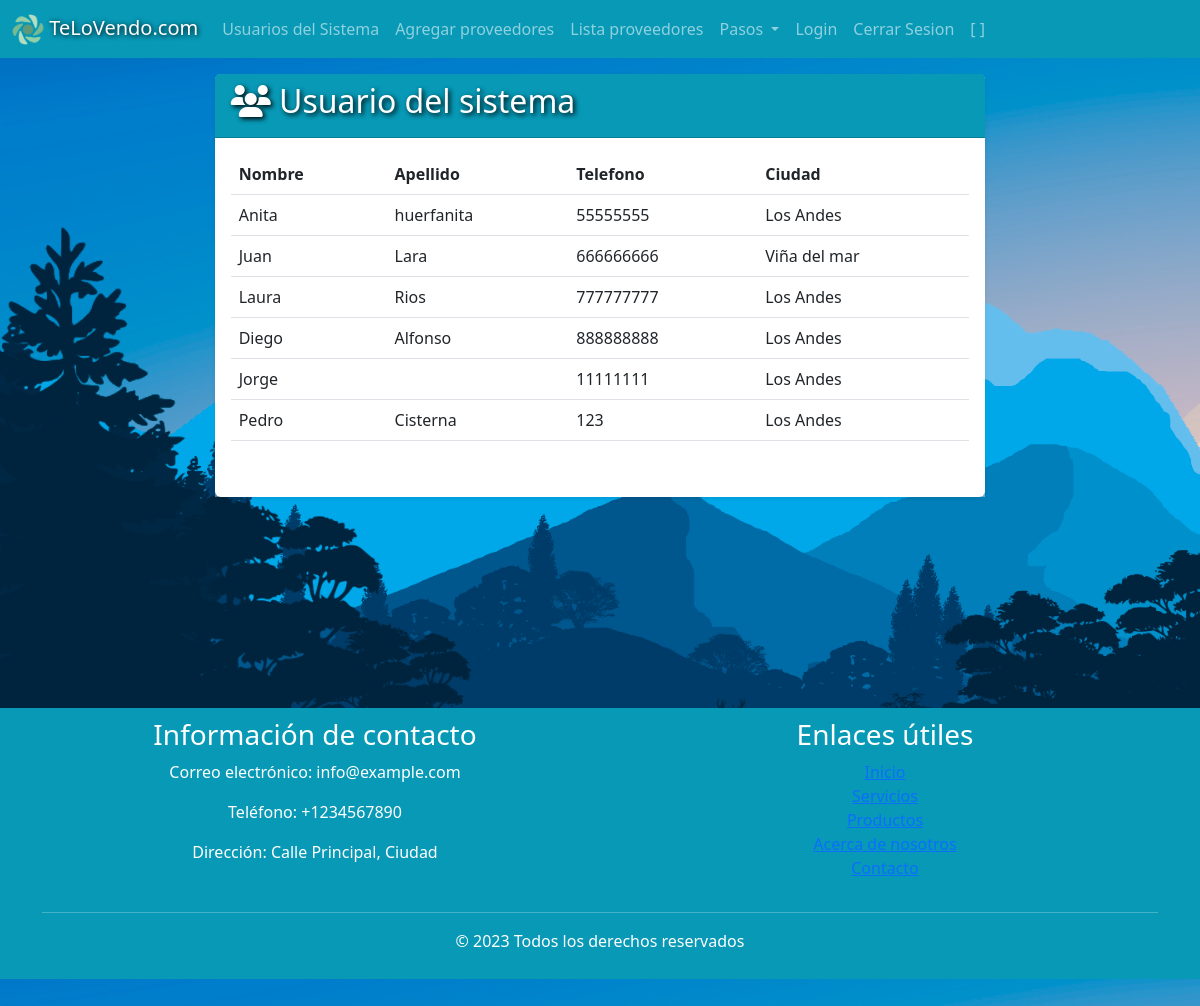
Before: /perfiles/ with the older database file.
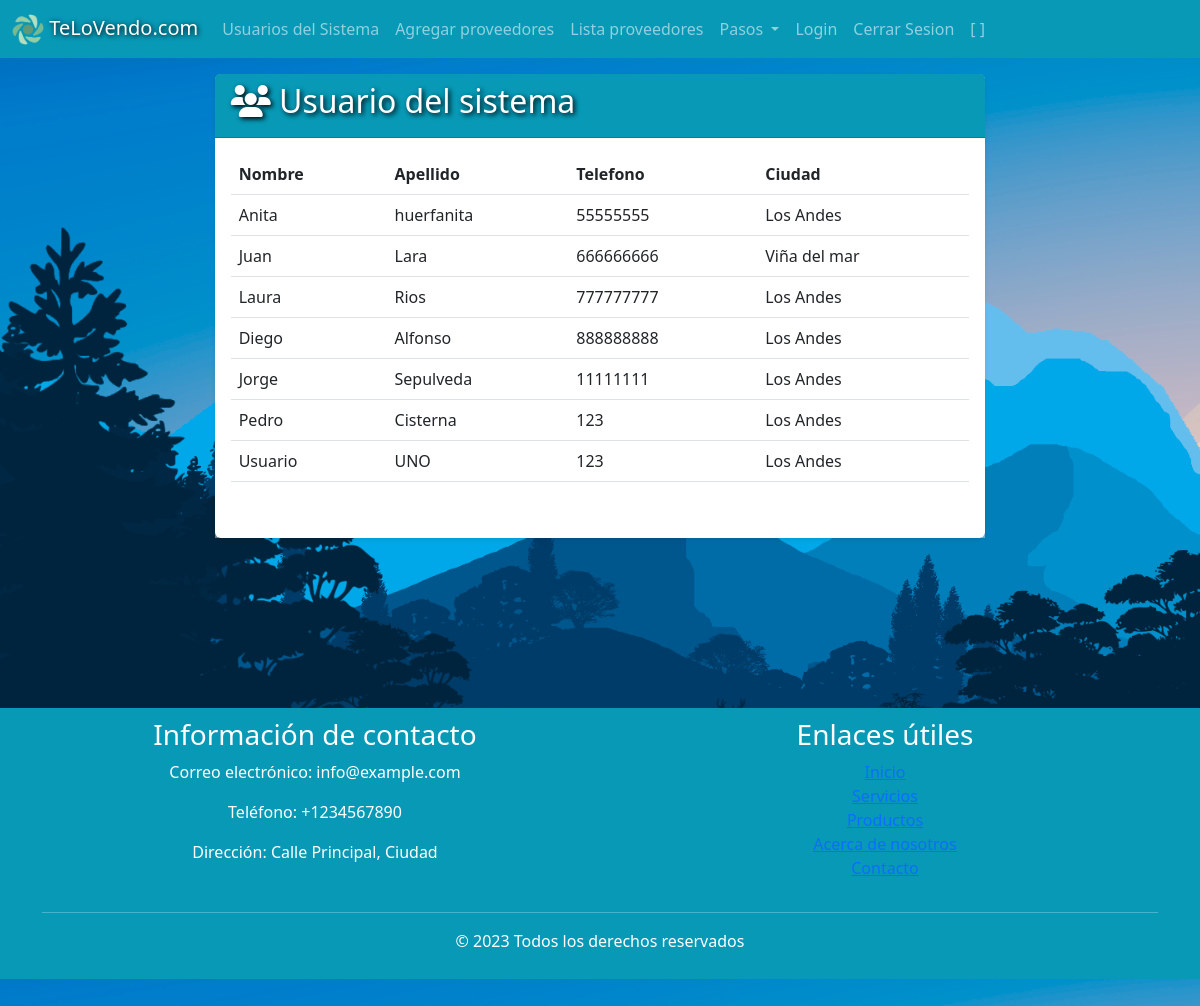
After: the same page with the newer database file.
### app/models.py (models this page shows, shortened)
class PerfilUsuario(models.Model):
    user = models.OneToOneField(User, on_delete=models.CASCADE)
    edad = models.IntegerField()
    telefono = models.CharField(max_length=100)
    direccion = models.CharField(max_length=100)
    ciudad = models.CharField(max_length=100)

### app/views.py (the view)
# urls.py: path('perfiles/', perfil_usuario, name='perfiles'),
def perfil_usuario(request):
    perfiles = PerfilUsuario.objects.all()
    return render(request,'perfiles.html',{'perfiles':perfiles})

### app/templates/perfiles.html
{% extends 'base.html' %} {% block contenido %}
<div class="row justify-content-center">
  <div class="col-sm-8">
<div class="card bg-white border-0 shadow-sm">
<div class="card-header"><h2> <i class="fa-solid fa-users"></i> Usuario del sistema</h2></div>
<div class="card-body">
<table class="table">
  <thead>
    <tr>
      <th>Nombre</th>
      <th>Apellido</th>
      <th>Telefono</th>
      <th>Ciudad</th>
    </tr>
  </thead>
  <tbody>
    {% for perfil in perfiles%}
    <tr>
      <td>
          {{perfil.user.first_name}}
      </td>
      <td>{{perfil.user.last_name}}</td>
      <td>{{perfil.telefono}}</td>
      <td>{{perfil.ciudad}}</td>
    </tr>
    {% endfor %}
  </tbody>
</table>
<br />
</div>
</div>
  </div>
</div>
{% endblock %}

### app/templates/base.html (shortened to what this page needs)
{% load static %}
<!DOCTYPE html>
<html lang="en">
  <head>
    <link rel="stylesheet" href="https://cdnjs.cloudflare.com/ajax/libs/font-awesome/6.4.0/css/all.min.css">
    <link
      href="https://cdn.jsdelivr.net/npm/bootstrap@5.2.3/dist/css/bootstrap.min.css"
      rel="stylesheet"
    />
  </head>
  <body>
    <nav class="nav navbar navbar-expand-sm  navbar-dark">
      <div class="container-fluid">
        <a class="navbar-brand" href="/" style="text-shadow: 1px 1px 5px black;"> <img src="{% static 'logo.png' %}" alt="" width="32px"> TeLoVendo.com</a>
        <div class="collapse navbar-collapse" id="collapsibleNavbar">
          <ul class="navbar-nav">
            <li class="nav-item">
              <a class="nav-link" href="/perfiles">Usuarios del Sistema</a>
            </li>
            <li class="nav-item">
              <a class="nav-link" href="/proveedores/">Agregar proveedores</a>
            </li>
             <li class="nav-item">
              <a class="nav-link" href="/lista_proveedores/">Lista proveedores</a>
            </li>
            <li class="nav-item dropdown">
              <a
                class="nav-link dropdown-toggle"
                href="#"
                role="button"
                data-bs-toggle="dropdown"
                >Pasos
              </a>
            </li>
             <li class="nav-item">
    <a class="nav-link"  href="/login/">Login</a>
                </li>
                 <li class="nav-item">
            <a class="nav-link" href="/logout/">Cerrar Sesion</a>
                </li>
                <li>  <a class="nav-link" id="vinculo"> [{{user.first_name}} {{user.last_name}}]</a></li>
          </ul>
        </div>
      </div>
    </nav>
    <div class="main container-fluid p-3">{% block contenido %} {% endblock %}</div>
    <footer class="footer footer-fluid text-white">
  <div class="container">
    <div class="row">
      <div class="col-md-6">
        <h3>Información de contacto</h3>
        <p>Correo electrónico: info@example.com</p>
        <p>Teléfono: +1234567890</p>
        <p>Dirección: Calle Principal, Ciudad</p>
      </div>
      <div class="col-md-6">
        <h3>Enlaces útiles</h3>
        <ul class="list-unstyled">
          <li><a href="#">Inicio</a></li>
          <li><a href="#">Servicios</a></li>
          <li><a href="#">Productos</a></li>
          <li><a href="#">Acerca de nosotros</a></li>
          <li><a href="#">Contacto</a></li>
        </ul>
      </div>
    </div>
    <hr>
    <div class="text-center">
      <p>&copy; 2023 Todos los derechos reservados</p>
    </div>
  </div>
</footer>
  </body>
</html>

Changed rows visible on the page:
changed through a linked row, PerfilUsuario "Jorge": user.last_name (not shown) → "Sepulveda"
added PerfilUsuario: user.first_name "Usuario", user.last_name "UNO", telefono "123", ciudad "Los Andes"
